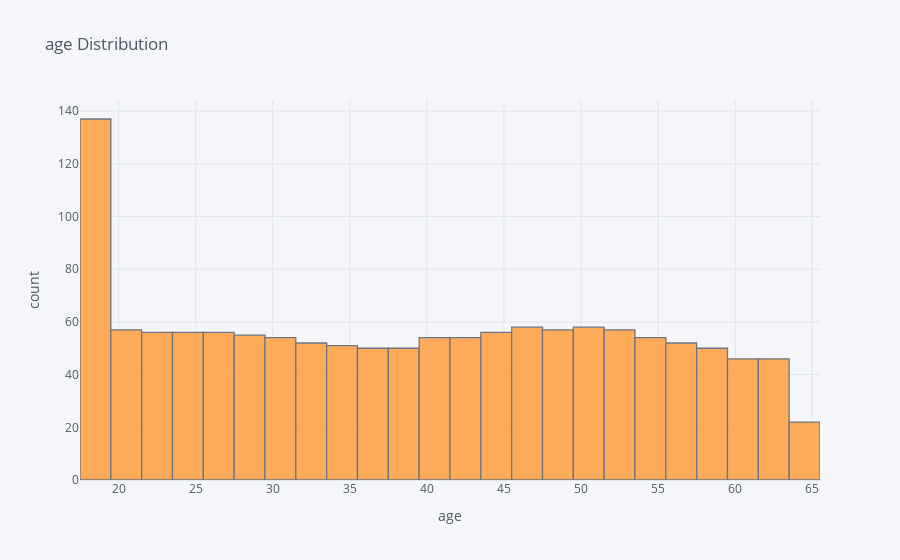

The notebook cell this image was saved under:
### Code cell
insurance['age'].iplot(kind='hist',xTitle='age',yTitle='count',title='age Distribution')

### Figure 1 — Plotly figure (JSON) as saved in the notebook; plotly's stock layout.template omitted (floating-point values rounded to 4 significant figures; data arrays with more than 128 entries replaced by an {"elided": "..."} marker saying what was removed)
{"data": [{"histfunc": "count", "histnorm": "", "marker": {"color": "rgba(255, 153, 51, 1.0)", "line": {"color": "#4D5663", "width": 1.3}}, "name": "age", "opacity": 0.8, "orientation": "v", "type": "histogram", "x": {"elided": "1338 int values"}}], "layout": {"barmode": "overlay", "legend": {"bgcolor": "#F5F6F9", "font": {"color": "#4D5663"}}, "paper_bgcolor": "#F5F6F9", "plot_bgcolor": "#F5F6F9", "title": {"font": {"color": "#4D5663"}, "text": "age Distribution"}, "xaxis": {"gridcolor": "#E1E5ED", "showgrid": true, "tickfont": {"color": "#4D5663"}, "title": {"font": {"color": "#4D5663"}, "text": "age"}, "zerolinecolor": "#E1E5ED"}, "yaxis": {"gridcolor": "#E1E5ED", "showgrid": true, "tickfont": {"color": "#4D5663"}, "title": {"font": {"color": "#4D5663"}, "text": "count"}, "zerolinecolor": "#E1E5ED"}}}
